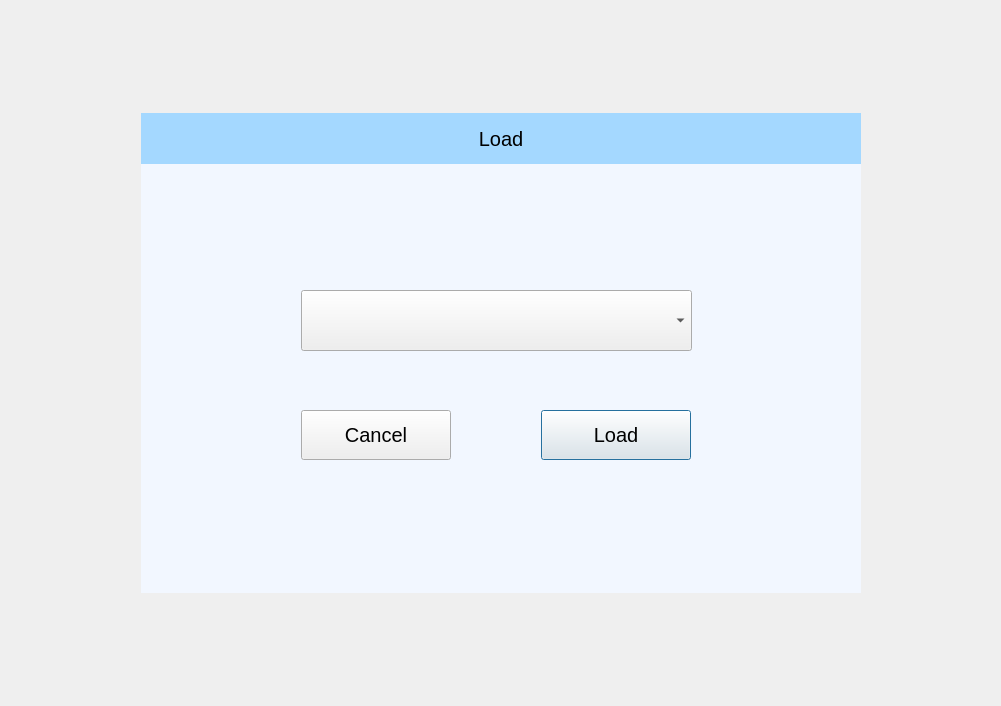
<?xml version="1.0" encoding="UTF-8"?>
<ui version="4.0">
 <class>ProfileLoad</class>
 <widget class="QDialog" name="ProfileLoad">
  <property name="geometry">
   <rect>
    <x>0</x>
    <y>0</y>
    <width>1001</width>
    <height>706</height>
   </rect>
  </property>
  <property name="minimumSize">
   <size>
    <width>540</width>
    <height>380</height>
   </size>
  </property>
  <property name="maximumSize">
   <size>
    <width>7000</width>
    <height>4200</height>
   </size>
  </property>
  <property name="windowTitle">
   <string>Dialog</string>
  </property>
  <property name="styleSheet">
   <string notr="true">font:15pt;</string>
  </property>
  <layout class="QGridLayout" name="gridLayout_2" rowstretch="0,1,0" columnstretch="0,0,0,0">
   <property name="leftMargin">
    <number>0</number>
   </property>
   <property name="topMargin">
    <number>0</number>
   </property>
   <property name="rightMargin">
    <number>0</number>
   </property>
   <property name="bottomMargin">
    <number>0</number>
   </property>
   <property name="spacing">
    <number>0</number>
   </property>
   <item row="0" column="2">
    <spacer name="verticalSpacer">
     <property name="orientation">
      <enum>Qt::Vertical</enum>
     </property>
     <property name="sizeHint" stdset="0">
      <size>
       <width>20</width>
       <height>71</height>
      </size>
     </property>
    </spacer>
   </item>
   <item row="1" column="0">
    <spacer name="horizontalSpacer">
     <property name="orientation">
      <enum>Qt::Horizontal</enum>
     </property>
     <property name="sizeHint" stdset="0">
      <size>
       <width>40</width>
       <height>20</height>
      </size>
     </property>
    </spacer>
   </item>
   <item row="1" column="1" colspan="2">
    <widget class="QWidget" name="widget_3" native="true">
     <property name="sizePolicy">
      <sizepolicy hsizetype="Expanding" vsizetype="Expanding">
       <horstretch>0</horstretch>
       <verstretch>0</verstretch>
      </sizepolicy>
     </property>
     <property name="minimumSize">
      <size>
       <width>720</width>
       <height>420</height>
      </size>
     </property>
     <property name="maximumSize">
      <size>
       <width>720</width>
       <height>480</height>
      </size>
     </property>
     <property name="styleSheet">
      <string notr="true">#widget_3{
	background-color: rgb(242, 247, 255);
}</string>
     </property>
     <layout class="QVBoxLayout" name="verticalLayout_2">
      <property name="leftMargin">
       <number>0</number>
      </property>
      <property name="topMargin">
       <number>0</number>
      </property>
      <property name="rightMargin">
       <number>0</number>
      </property>
      <property name="bottomMargin">
       <number>0</number>
      </property>
      <item>
       <widget class="QLabel" name="lblTitle">
        <property name="minimumSize">
         <size>
          <width>0</width>
          <height>51</height>
         </size>
        </property>
        <property name="maximumSize">
         <size>
          <width>16777215</width>
          <height>50</height>
         </size>
        </property>
        <property name="styleSheet">
         <string notr="true">background-color: rgb(164, 216, 255);</string>
        </property>
        <property name="text">
         <string>Load</string>
        </property>
        <property name="alignment">
         <set>Qt::AlignCenter</set>
        </property>
       </widget>
      </item>
      <item>
       <widget class="QWidget" name="widget" native="true">
        <widget class="QComboBox" name="cmbProfile">
         <property name="geometry">
          <rect>
           <x>160</x>
           <y>120</y>
           <width>391</width>
           <height>61</height>
          </rect>
         </property>
        </widget>
        <widget class="QPushButton" name="btnLoad">
         <property name="geometry">
          <rect>
           <x>400</x>
           <y>240</y>
           <width>150</width>
           <height>50</height>
          </rect>
         </property>
         <property name="text">
          <string>Load</string>
         </property>
        </widget>
        <widget class="QPushButton" name="btnCancel">
         <property name="geometry">
          <rect>
           <x>160</x>
           <y>240</y>
           <width>150</width>
           <height>50</height>
          </rect>
         </property>
         <property name="text">
          <string>Cancel</string>
         </property>
        </widget>
       </widget>
      </item>
     </layout>
    </widget>
   </item>
   <item row="1" column="3">
    <spacer name="horizontalSpacer_2">
     <property name="orientation">
      <enum>Qt::Horizontal</enum>
     </property>
     <property name="sizeHint" stdset="0">
      <size>
       <width>40</width>
       <height>20</height>
      </size>
     </property>
    </spacer>
   </item>
   <item row="2" column="1">
    <spacer name="verticalSpacer_2">
     <property name="orientation">
      <enum>Qt::Vertical</enum>
     </property>
     <property name="sizeHint" stdset="0">
      <size>
       <width>20</width>
       <height>71</height>
      </size>
     </property>
    </spacer>
   </item>
  </layout>
 </widget>
 <resources/>
 <connections/>
</ui>
